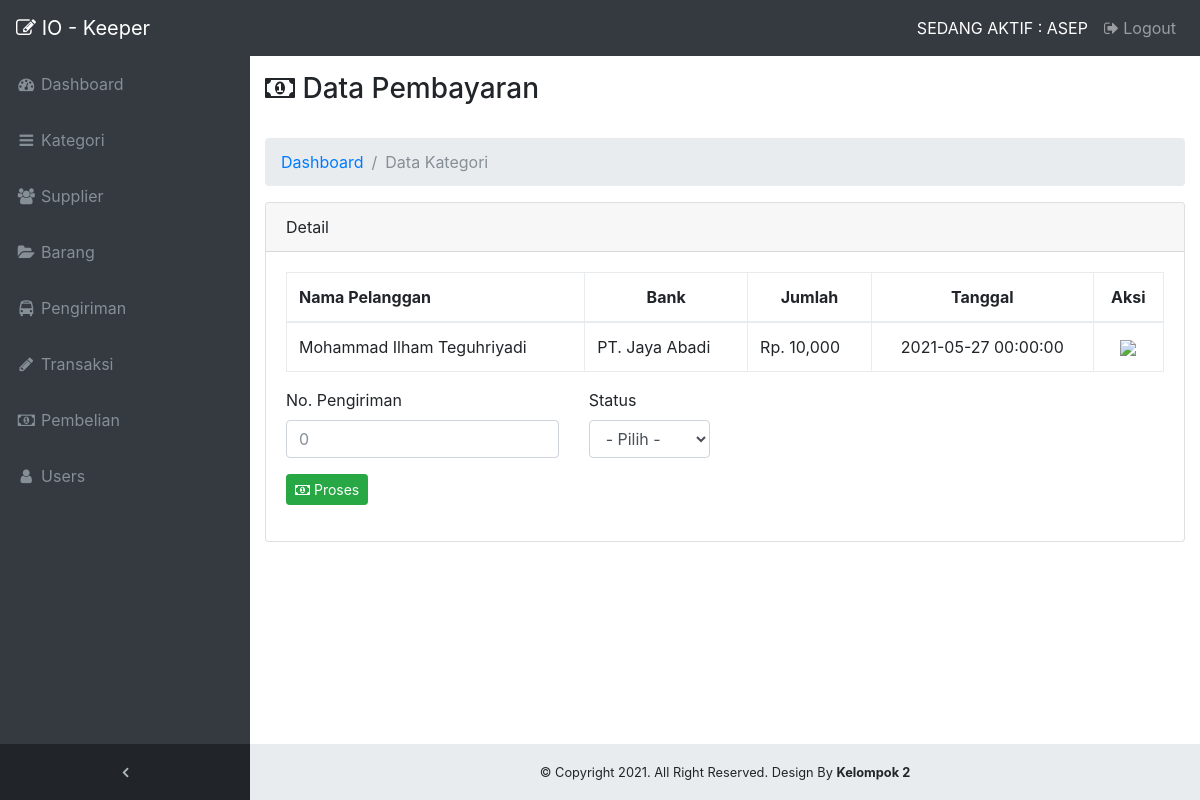
The app's page /admin/?page=pembayaran&id_pembelian=2 (signed in), older data.
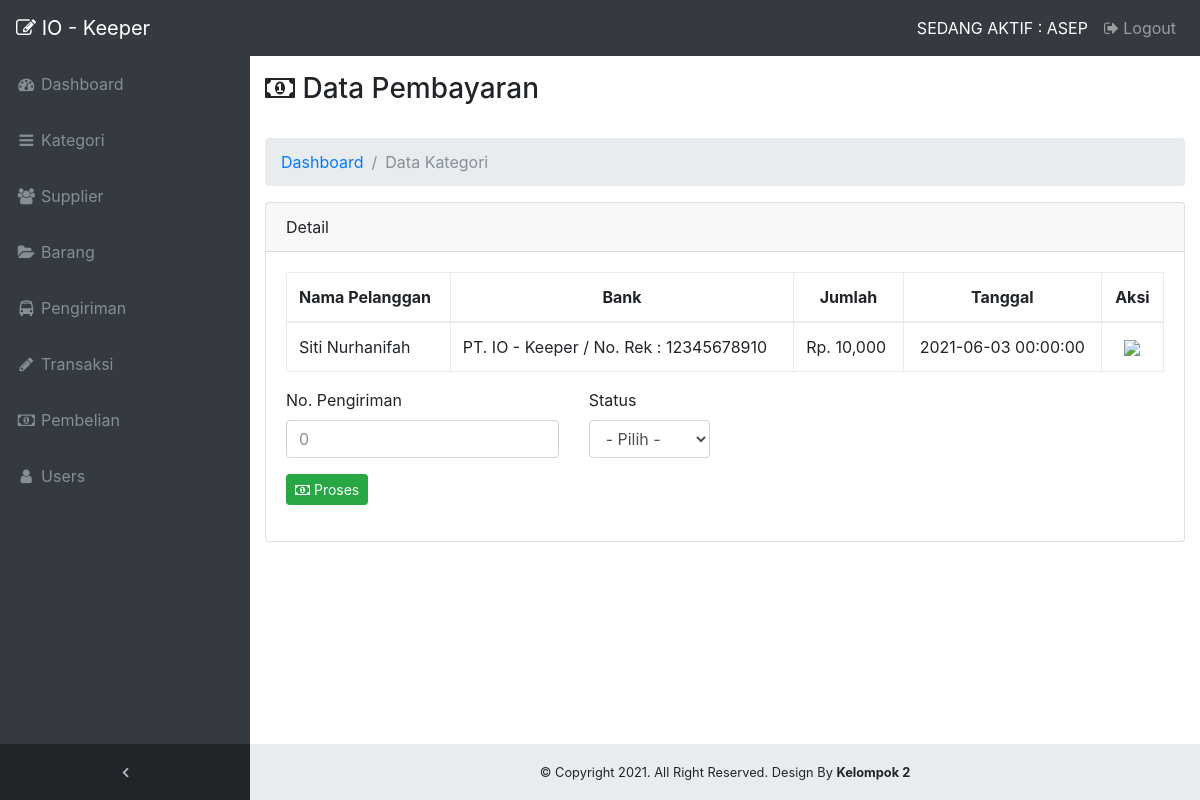
The same page, newer data.
### tables this page shows
CREATE TABLE `pembayaran` (
  `id_pembayaran` int(100) NOT NULL,
  `id_pembelian` int(100) DEFAULT NULL,
  `nama_pelanggan` varchar(100) NOT NULL,
  `bank` varchar(100) NOT NULL,
  `jumlah` int(50) NOT NULL,
  `tanggal` datetime DEFAULT NULL,
  `bukti_pembayaran` varchar(255) NOT NULL
);

### admin/page/pembelian/data_pembayaran.php (the view, shortened to what this page needs)
<div class="container-fluid">
    <div class="row">
        <div class="col-md-12">
            <h3><i class="fa fa-money"></i> Data Pembayaran</h3>
            <br>
        </div>
    </div>
    <ol class="breadcrumb">
        <li class="breadcrumb-item">
            <a href="?page=dashboard">Dashboard</a>
        </li>
        <li class="breadcrumb-item active">Data Kategori</li>
    </ol>
    <div class="card mb-3">
        <div class="card-header">
            Detail
        </div>
        <div class="card-body">
            <div class="table-responsive">
                <table class="table table-bordered">
                    <thead>
                        <tr>
                            <th>Nama Pelanggan</th>
                            <th class="text-center">Bank</th>
                            <th class="text-center">Jumlah</th>
                            <th class="text-center">Tanggal</th>
                            <th class="text-center">Aksi</th>
                        </tr>
                    </thead>
                    <tbody>
                        <?php
                        $id_pembelian = $_GET['id_pembelian'];
                        $query = $con->query("SELECT * FROM pembayaran WHERE id_pembelian = '$id_pembelian'");
                        $data = $query->fetch_assoc();
                        ?>
                        <tr>
                            <td><?php echo $data['nama_pelanggan']; ?></td>
                            <td><?php echo $data['bank']; ?></td>
                            <td>Rp. <?php echo number_format($data['jumlah']); ?></td>
                            <td class="text-center"><?php echo $data['tanggal']; ?></td>
                            <td class="text-center">
                                <img src="bukti_pembayaran/<?php echo $bukti_pembayaran; ?>">
                            </td>
                        </tr>
                    </tbody>
                </table>
            </div>
            <form method="POST">
                <div class="row">
                    <div class="col-md-4">
                        <div class="form-group">
                            <label> No. Pengiriman </label>
                            <input type="number" class="form-control" name="no_pengiriman" placeholder="0">
                        </div>
                    </div>
                    <div class="col-md-2">
                        <div class="form-group">
                            <label> Status </label>
                            <select class="form-control" name="status_pembelian">
                                <option value="">- Pilih -</option>
                            </select>
                        </div>
                    </div>
                </div>
                <div class="form-group">
                    <button type="submit" name="btn-proses" class="btn btn-success btn-sm">
                        <i class="fa fa-money"></i> Proses
                    </button>
                </div>
            </form>
        </div>
    </div>
</div>

Row changes from the older to the newer data that the page shows:
no longer on this page (row edited): pembayaran: nama_pelanggan "Mohammad Ilham Teguhriyadi", bank "PT. Jaya Abadi", jumlah "10,000", tanggal "2021-05-27 00:00:00"
now on this page (row edited): pembayaran: nama_pelanggan "Siti Nurhanifah", bank "PT. IO - Keeper / No. Rek : 12345678910", jumlah "10,000", tanggal "2021-06-03 00:00:00"
